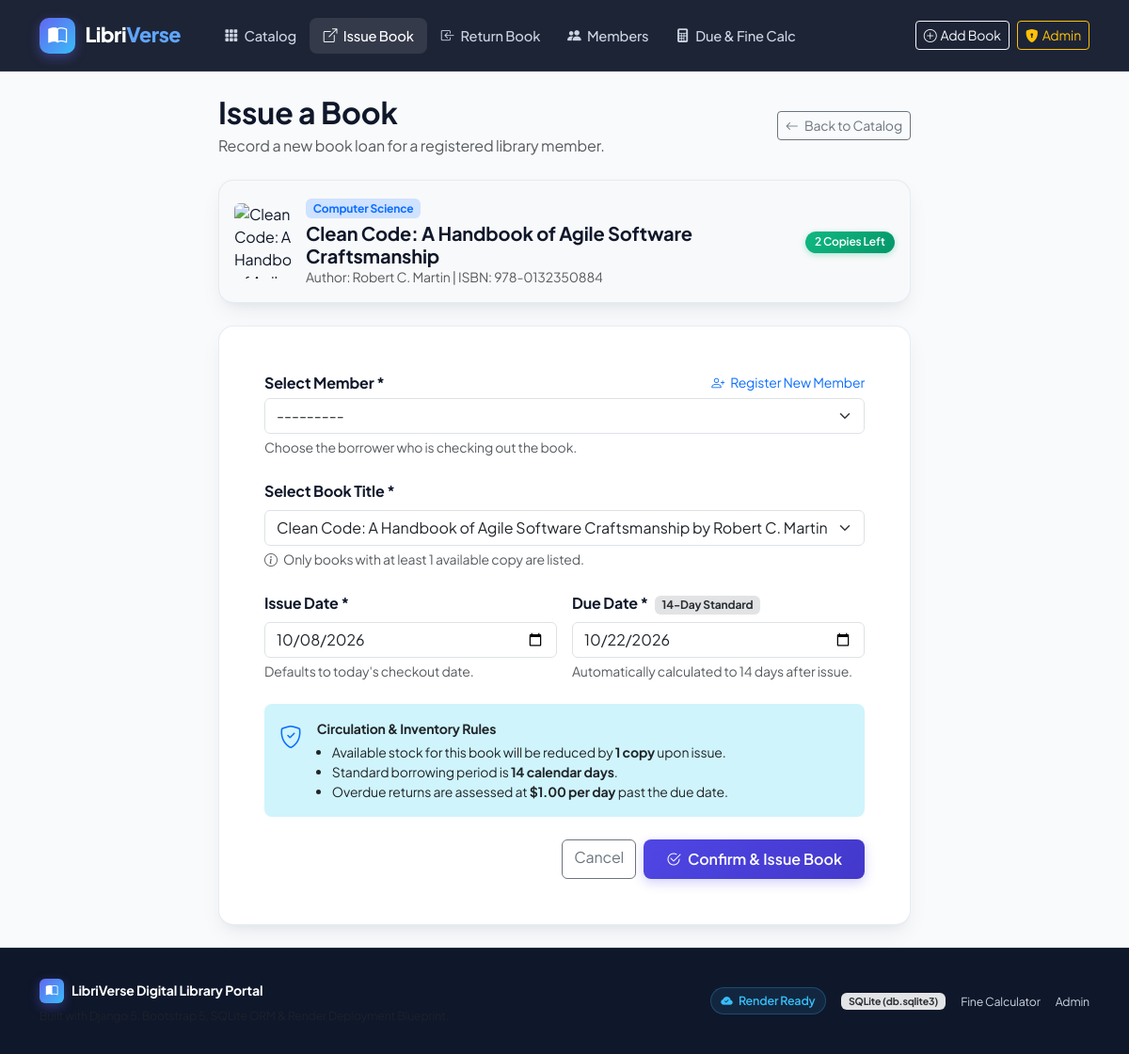
Page /issue/5/ on the committed database.
### library/models.py (models this page shows, shortened)
class Book(models.Model):
    GENRE_CHOICES = [
        ('Fiction', 'Fiction'),
        ('Non-Fiction', 'Non-Fiction'),
        ('Science & Tech', 'Science & Tech'),
        ('History', 'History'),
        ('Biography', 'Biography'),
        ('Philosophy', 'Philosophy'),
        ('Fantasy & Sci-Fi', 'Fantasy & Sci-Fi'),
        ('Mystery & Thriller', 'Mystery & Thriller'),
        ('Classic Literature', 'Classic Literature'),
        ('Computer Science', 'Computer Science'),
        ('Business & Economics', 'Business & Economics'),
    ]
    title = models.CharField(max_length=255)
    author = models.ForeignKey(Author, on_delete=models.CASCADE, related_name='books')
    isbn = models.CharField(max_length=20, unique=True, verbose_name="ISBN")
    genre = models.CharField(max_length=100, choices=GENRE_CHOICES, default='Fiction')
    total_copies = models.PositiveIntegerField(default=1)
    available_copies = models.PositiveIntegerField(default=1)
    cover_url = models.URLField(
        blank=True,
        null=True,
        help_text="Direct link to book cover image",
        default="https://images.unsplash.com/photo-1544716278-ca5e3f4abd8c?auto=format&fit=crop&w=600&q=80"
    )
    description = models.TextField(blank=True, help_text="Synopsis or book summary")
    class Meta:
        ordering = ['title']
    def __str__(self):
        return f"{self.title} by {self.author.name}"

class Author(models.Model):
    name = models.CharField(max_length=200, help_text="Author's full name")
    biography = models.TextField(blank=True, help_text="Short author biography")
    class Meta:
        ordering = ['name']

class Member(models.Model):
    name = models.CharField(max_length=200)
    member_id = models.CharField(max_length=50, unique=True, verbose_name="Member ID")
    email = models.EmailField(unique=True)
    phone = models.CharField(max_length=25, blank=True)
    joined_date = models.DateField(default=timezone.now)
    class Meta:
        ordering = ['name']
    def __str__(self):
        return f"{self.name} ({self.member_id})"

### library/views.py (the view)
# urls.py: path('issue/', views.book_issue_view, name='issue_book'),
def book_issue_view(request, book_id=None):
    preselected_book = None
    if book_id:
        preselected_book = get_object_or_404(Book, pk=book_id)
        if preselected_book.available_copies <= 0:
            messages.error(
                request,
                f"Cannot issue '{preselected_book.title}': No copies are currently available."
            )
            return redirect('catalog')
    if request.method == 'POST':
        form = BookIssueForm(request.POST)
        if form.is_valid():
            circulation = form.save(commit=False)
            target_book = circulation.book
            if target_book.available_copies <= 0:
                messages.error(
                    request,
                    f"Cannot issue '{target_book.title}': Available copies are zero."
                )
                return render(request, 'library/issue_book.html', {'form': form, 'preselected_book': preselected_book})
            if not circulation.due_date:
                circulation.due_date = circulation.issue_date + timedelta(days=DEFAULT_LOAN_DAYS)
            circulation.returned = False
            circulation.fine_amount = Decimal('0.00')
            circulation.save()
            target_book.available_copies = max(0, target_book.available_copies - 1)
            target_book.save()
            messages.success(
                request,
                f"Success! '{target_book.title}' was issued to {circulation.member.name}. "
                f"Due date is {circulation.due_date.strftime('%B %d, %Y')}."
            )
            return redirect('member_dashboard', member_id=circulation.member.id)
    else:
        initial_data = {}
        if preselected_book:
            initial_data['book'] = preselected_book
        form = BookIssueForm(initial=initial_data, book_id=book_id)
    context = {
        'form': form,
        'preselected_book': preselected_book,
        'default_loan_days': DEFAULT_LOAN_DAYS,
    }
    return render(request, 'library/issue_book.html', context)

### library/templates/library/issue_book.html (shortened to what this page needs)
{% extends 'library/base.html' %}
{% load static %}
{% block content %}
<div class="container py-4">
    <div class="row justify-content-center">
        <div class="col-lg-8">
            <div class="d-flex align-items-center justify-content-between mb-4">
                <div>
                    <h2 class="fw-bold mb-1">Issue a Book</h2>
                    <p class="text-muted mb-0">Record a new book loan for a registered library member.</p>
                </div>
                <a href="{% url 'catalog' %}" class="btn btn-outline-secondary btn-sm">
                    <i class="bi bi-arrow-left me-1"></i> Back to Catalog
                </a>
            </div>
            {% if preselected_book %}
            <div class="card-modern p-3 mb-4 bg-light">
                <div class="d-flex align-items-center gap-3">
                    <img src="{{ preselected_book.cover_url }}" alt="{{ preselected_book.title }}"
                         style="width: 60px; height: 80px; object-fit: cover; border-radius: 6px;"
                         onerror="this.onerror=null; this.src='https://images.unsplash.com/photo-1544716278-ca5e3f4abd8c?auto=format&fit=crop&w=600&q=80';">
                    <div class="flex-grow-1">
                        <span class="badge bg-primary-subtle text-primary mb-1">{{ preselected_book.genre }}</span>
                        <h5 class="fw-bold mb-0">{{ preselected_book.title }}</h5>
                        <div class="small text-muted">Author: {{ preselected_book.author.name }} | ISBN: {{ preselected_book.isbn }}</div>
                    </div>
                    <div>
                        <span class="badge badge-available">
                            {{ preselected_book.available_copies }} Copies Left
                        </span>
                    </div>
                </div>
            </div>
            {% endif %}
            <div class="card-modern p-4 p-md-5">
                <form method="POST" novalidate>
                    <div class="mb-4">
                        <div class="d-flex justify-content-between align-items-center mb-1">
                            <label for="id_member" class="form-label fw-bold mb-0">Select Member *</label>
                            <a href="{% url 'member_create' %}" class="small text-primary text-decoration-none">
                                <i class="bi bi-person-plus me-1"></i> Register New Member
                            </a>
                        </div>
                        {{ form.member }}
                        <div class="form-text">Choose the borrower who is checking out the book.</div>
                    </div>
                    <div class="mb-4">
                        <label for="id_book" class="form-label fw-bold">Select Book Title *</label>
                        {{ form.book }}
                        <div class="form-text">
                            <i class="bi bi-info-circle me-1"></i> Only books with at least 1 available copy are listed.
                        </div>
                    </div>
                    <div class="row g-3 mb-4">
                        <div class="col-md-6">
                            <label for="id_issue_date" class="form-label fw-bold">Issue Date *</label>
                            {{ form.issue_date }}
                            <div class="form-text">Defaults to today's checkout date.</div>
                        </div>
                        <div class="col-md-6">
                            <label for="id_due_date" class="form-label fw-bold">
                                Due Date *
                                <span class="badge bg-secondary-subtle text-secondary-emphasis ms-1">14-Day Standard</span>
                            </label>
                            {{ form.due_date }}
                            <div class="form-text">Automatically calculated to 14 days after issue.</div>
                        </div>
                    </div>
                    <div class="alert alert-info d-flex align-items-start gap-3 p-3 mb-4 rounded-3 border-0 bg-primary-light">
                        <i class="bi bi-shield-check fs-4 text-primary"></i>
                        <div class="small text-dark">
                            <strong class="d-block mb-1">Circulation & Inventory Rules</strong>
                            <ul class="mb-0 ps-3">
                                <li>Available stock for this book will be reduced by <strong>1 copy</strong> upon issue.</li>
                                <li>Standard borrowing period is <strong>14 calendar days</strong>.</li>
                                <li>Overdue returns are assessed at <strong>$1.00 per day</strong> past the due date.</li>
                            </ul>
                        </div>
                    </div>
                    <div class="d-flex gap-2 justify-content-end">
                        <a href="{% url 'catalog' %}" class="btn btn-outline-secondary">Cancel</a>
                        <button type="submit" class="btn btn-primary-custom px-4">
                            <i class="bi bi-check2-circle me-1"></i> Confirm & Issue Book
                        </button>
                    </div>
                </form>
            </div>
        </div>
    </div>
</div>
{% endblock %}

### library/static/css/style.css (style rules this page uses)
:root { --primary: #4f46e5; --primary-hover: #4338ca; --primary-light: #e0e7ff; --secondary: #0ea5e9; --accent: #8b5cf6; --bg-gradient: linear-gradient(135deg, #0f172a 0%, #1e1b4b 50%, #0f172a 100%); --surface: #ffffff; --surface-alt: #f8fafc; --text-main: #0f172a; --text-muted: #64748b; --card-border: rgba(226, 232, 240, 0.8); --card-shadow: 0 10px 25px -5px rgba(15, 23, 42, 0.08), 0 8px 10px -6px rgba(15, 23, 42, 0.04); --card-hover-shadow: 0 20px 30px -10px rgba(79, 70, 229, 0.18); --success: #10b981; --warning: #f59e0b; --danger: #ef4444; --radius-lg: 16px; --radius-md: 12px; --radius-sm: 8px; }
body { font-family: 'Plus Jakarta Sans', system-ui, -apple-system, sans-serif; background-color: #f8fafc; color: var(--text-main); min-height: 100vh; display: flex; flex-direction: column; letter-spacing: -0.01em; }
.card-modern { background: var(--surface); border: 1px solid var(--card-border); border-radius: var(--radius-lg); box-shadow: var(--card-shadow); transition: transform 0.25s cubic-bezier(0.16, 1, 0.3, 1), box-shadow 0.25s ease; overflow: hidden; }
.badge-available { background: linear-gradient(135deg, #10b981, #059669); color: white; font-weight: 600; padding: 0.35rem 0.65rem; border-radius: 9999px; box-shadow: 0 2px 6px rgba(16, 185, 129, 0.3); }
.btn-primary-custom { background: linear-gradient(135deg, #4f46e5, #4338ca); color: white; border: none; font-weight: 600; border-radius: var(--radius-sm); padding: 0.55rem 1.15rem; box-shadow: 0 4px 12px rgba(79, 70, 229, 0.25); transition: all 0.2s ease; }

### rows in the picture
Book: genre "Computer Science", title "Clean Code: A Handbook of Agile Software Craftsmanship", author.name "Robert C. Martin", isbn "978-0132350884", available_copies "2"
Member: member "---------"
